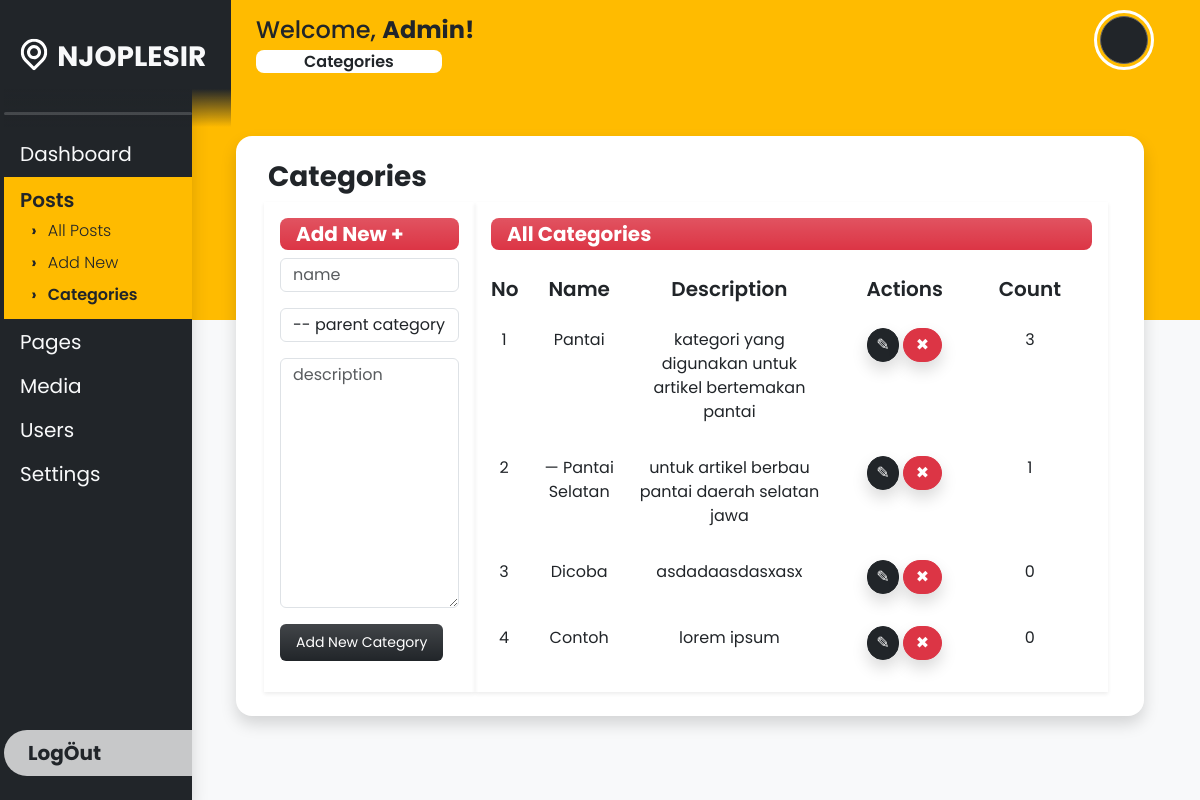
/post_categories.php (signed in), run on the app's committed database.
### tables this page shows
CREATE TABLE `daftar_user` (
  `id` int NOT NULL AUTO_INCREMENT,
  `firstName` varchar(100) DEFAULT NULL,
  `lastName` varchar(100) DEFAULT NULL,
  `username` varchar(255) DEFAULT NULL,
  `email` varchar(255) DEFAULT NULL,
  `password` varchar(255) DEFAULT NULL,
  `photoProfileName` varchar(255) DEFAULT NULL,
  `role` varchar(255) DEFAULT NULL,
  `passwordRaw` varchar(255) DEFAULT NULL,
  PRIMARY KEY (`id`)
);

CREATE TABLE `daftar_kategori` (
  `id` int NOT NULL AUTO_INCREMENT,
  `name` varchar(255) DEFAULT NULL,
  `description` text,
  `parent` varchar(255) DEFAULT NULL,
  PRIMARY KEY (`id`)
);

### post_categories.php (the view, shortened to what this page needs)
<?php
    include "koneksi.php"; global $conn;
    $id_login = $_SESSION['id'];
    $query_login = mysqli_query($conn, "SELECT * FROM daftar_user WHERE id = $id_login");
    $result_login = mysqli_fetch_assoc($query_login);
    $role_login = $result_login['role'];
?>
<!DOCTYPE html>
<html lang="en">
<head>
    <link
        href="https://cdn.jsdelivr.net/npm/bootstrap@5.3.0-alpha1/dist/css/bootstrap.min.css"
        rel="stylesheet"
    />
</head>
<body class="bg-primary overflow-hidden bg-orange">
    <div class="row vh-100 bg-light">
        <div class="col-2 vh-100 bg-dark overflow-hidden shadow z-3 d-flex flex-column justify-content-between align-items-start p-0 ps-3">
            <div class="d-flex flex-column justify-content-start align-items-start w-100 position-relative overflow-y-auto sidebar">
                <div id="logoCompany" class="d-flex justify-content-center align-items-center">
                    <a href="dashboard.php" class="nav-link" style="transform:translateX(-7px) translateY(7px)">
                        <span class="fs-3 fw-bold text-light">NJOPLESIR</span>
                    </a>
                </div>
                <hr class="lineGray text-center w-100 bg-white border-0 rounded-3">
                <div class="nav-side text-white w-100 pb-2">
                    <a href="dashboard.php" class="nav-link w-100 fs-5 py-2 ps-3 fw-normal text-light">
                        Dashboard
                    </a>
                    <div onclick="dropdownActive(this)" class="nav-link position-relative fs-5 py-2 bg-orange ps-3 fw-bold text-dark dropdown dropdown-active">
                        <span class="lh-1 py-2">Posts</span>
                        <a href="post_all.php" class="nav-link fw-light"><li class="lh-1 py-2 fs-6">All Posts</li></a>
                        <a href="post_new.php" class="nav-link fw-light"><li class="lh-1 py-2 fs-6">Add New</li></a>
                        <a href="post_categories.php" class="nav-link fw-semibold"><li class="lh-1 py-2 fs-6">Categories</li></a>
                    </div>
                    <?php if($role_login == "Admin") : ?>
                    <div onclick="dropdownActive(this)" class="nav-link position-relative fs-5 py-2 ps-3 fw-normal text-light dropdown">
                        <span class="lh-1 py-2">Pages</span>
                        <a href="page_all.php" class="nav-link fw-light"><li class="lh-1 py-2 fs-6">All Pages</li></a>
                    </div>
                    <?php else : ?>
                    <?php endif; ?>
                    <?php if($role_login == "Admin") : ?>
                    <div onclick="dropdownActive(this)" class="nav-link position-relative fs-5 py-2 ps-3 fw-normal text-light dropdown">
                        <span class="lh-1 py-2">Media</span>
                        <a href="media_library.php" class="nav-link fw-light"><li class="lh-1 py-2 fs-6">Library</li></a>
                    </div>
                    <?php else : ?>
                    <?php endif; ?>
                    <div onclick="dropdownActive(this)" class="nav-link position-relative fs-5 py-2 ps-3 fw-normal text-light dropdown">
                        <span class="lh-1 py-2">Users</span>
                        <a href="user_all.php" class="nav-link fw-light"><li class="lh-1 py-2 fs-6">All Users</li></a>
                    </div>
                    <?php if($role_login == "Admin") : ?>
                    <a href="settings.php" class="nav-link position-relative fs-5 py-2 ps-3 fw-normal text-light dropdown">
                        <span class="lh-1 py-2">Settings</span>
                    </a>
                    <?php else : ?>
                    <?php endif; ?>
                </div>
            </div>
            <a href="logout_process.php" class="nav-link bg-white bg-opacity-75 text-dark w-100 py-2 ps-4 fs-5 mb-4 rounded-5 rounded-end-0 fw-bold">
                Log&Ouml;ut
            </a>
        </div>
        <div class="col-10 vh-100 position-relative bg-light overflow-y-auto z-1 d-flex flex-column justify-content-start align-items-start p-0">
            <div class="weltext position-absolute top-0 d-flex justify-content-between align-items-start px-5 py-3 pb-5 w-100 bg-orange">
                <h4 class="text-dark ms-3">
                    Welcome,
                    <span class="fw-bold"><?= ucwords($result_login['username']) ?>!</span>
                    <br>
                    <span class="fs-6 fw-semibold bg-white rounded-3 px-5">
                        Categories
                    </span>
                </h4>
                <div class="d-flex justify-content-end align-items-center">
                    <div onclick="dropdownProfile(this)" class="profile me-3 rounded-circle bg-dark position-relative" style="background-image:url('./assets/library_image/<?= $result_login['photoProfileName'] ?>')">
                    </div>
                </div>
            </div>
            <div class="position-absolute z-2 w-100 main">
                <div class="w-100 vh-auto row px-5 py-2 my-2">
                    <div class="bg-white col p-4 mx-2 rounded-4 shadow">
                        <h3 class="text-dark fw-bold ms-2">Categories</h3>
                        <div class="row ps-3 w-100">
                            <div class="col-3 shadow-sm p-3">
                                <h5 class="text-start fw-bold px-3 py-1 rounded-3 bg-danger bg-gradient text-white">Add New &plus;</h5>
                                <form action="add_category_process.php" method="post">
                                    <input type="text" name="nameCategory" id="nameCategory" placeholder="name" class="form-control py-1" autocomplete="off" required>
                                    <select name="parentCategory" id="parentCategory" class="form-control py-1 my-3">
                                        <option value="">-- parent category --</option>
                                        <?php
                                            include "koneksi.php"; global $conn;
                                        ?>
                                    </select>
                                    <textarea name="descCategory" id="descCategory" placeholder="description" maxlength="100" rows="10" cols="30" class="form-control py-1" required></textarea>
                                    <input type="submit" name="submitCategory" id="submitCategory" value="Add New Category" class="btn btn-dark bg-gradient border-0 py-2 px-3 mt-3 submitCategory">
                                </form>
                            </div>
                            <div class="col-9 shadow-sm p-3">
                                <h5 class="text-start fw-bold px-3 py-1 rounded-3 bg-danger bg-gradient text-white">All Categories</h5>
                                <table class="w-100 mt-3">
                                    <thead class="w-100">
                                        <tr class="w-100 row fs-5 text-center py-2 bg-white rounded-5">
                                            <th class="col-1 fw-semibold">No</th>
                                            <th class="col-2 fw-semibold">Name</th>
                                            <th class="col-4 fw-semibold">Description</th>
                                            <th class="col-3 fw-semibold">Actions</th>
                                            <th class="col-2 fw-semibold">Count</th>
                                        </tr>
                                    </thead>
                                    <tbody class="w-100">
                                        <?php
                                            $query = "select * from daftar_kategori";
                                            $hasil = mysqli_query($conn, $query);
                                            $no = 1;
                                            while($data_cat = mysqli_fetch_assoc($hasil)) {
                                                if(!$data_cat['parent'] == NULL) {
                                                    $data_cat_name = "&mdash; " . $data_cat['name'];
                                                } else {
                                                    $data_cat_name = $data_cat['name'];
                                                }
                                        ?>
                                        <tr class="row_kat w-100 row fs-6 text-center py-3">
                                            <td class="col-1 px-2 fw-normal"><?= $no++; ?></td>
                                            <td class="col-2 px-2 fw-normal"><?= ucwords($data_cat_name); ?></td>
                                            <td class="col-4 px-2 fw-normal text-break"><?= $data_cat['description']; ?></td>
                                            <td class="col-3 px-2 fw-normal d-flex justify-content-center align-items-start">
                                                <a href="edit_categories.php?id=<?= $data_cat['id'] ?>" class="btn btn-dark py-1 px-2 rounded-5 shadow me-1">
                                                    &#9998;
                                                </a>
                                                <form action="delete_category_process.php" method="POST">
                                                    <button title="delete" class="btn btn-danger py-1 rounded-5 shadow">
                                                        &#10006;
                                                    </button>
                                                </form>
                                            </td>
                                            <td class="col-2 px-2 fw-normal">
                                                <?php
                                                        $queryCount = "select * from daftar_artikel where categoryPost = '" . $data_cat['name'] . "';";
                                                        $hasilCount = mysqli_query($conn, $queryCount);
                                                        $dataCount = mysqli_num_rows($hasilCount);
                                                        echo $dataCount;
                                                ?>
                                            </td>
                                        </tr>
                                        <?php }; ?>
                                    </tbody>
                                </table>
                            </div>
                        </div>
                    </div>
                </div>
            </div>
        </div>
    </div>
</body>
</html>

### data on the page
daftar_user: username "Admin"
daftar_kategori: name "Pantai", description "kategori yang digunakan untuk artikel bertemakan pantai", dataCount "3"
daftar_kategori: name "— Pantai Selatan", description "untuk artikel berbau pantai daerah selatan jawa", dataCount "1"
daftar_kategori: name "Dicoba", description "asdadaasdasxasx", dataCount "0"
daftar_kategori: name "Contoh", description "lorem ipsum", dataCount "0"
